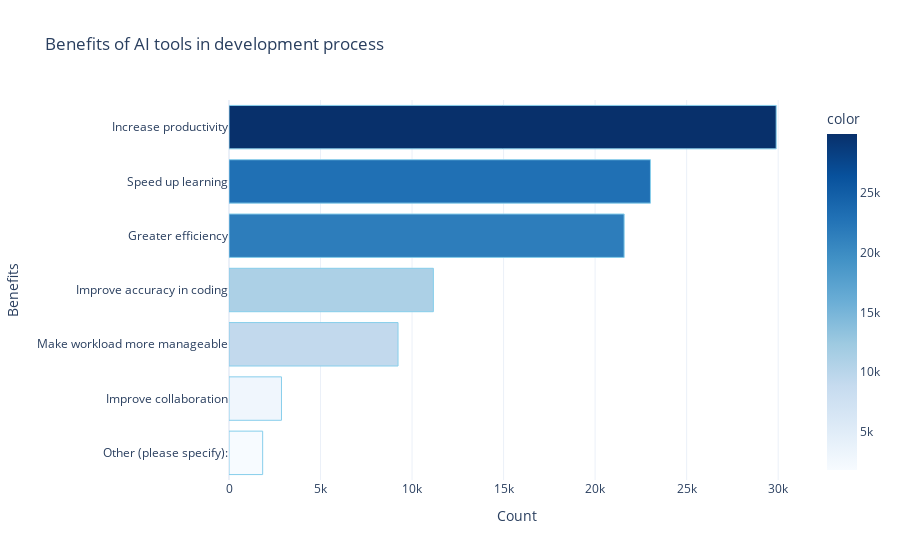

Here is the notebook cell this chart was saved with:
### Markdown cell above
-------------------------------------------------------------------------------------------------------------------------------------------------

### Code cell
# benefits of the ai tools in development process
ai_ben = df['AIBen'].dropna()
ai_ben_sep = ai_ben.str.split(';').explode()
ai_ben_counts = ai_ben_sep.value_counts().sort_values(ascending=True)
fig3 = px.bar(
    x=ai_ben_counts.values,
    y=ai_ben_counts.index,
    orientation='h',
    title="Benefits of AI tools in development process",
    color=ai_ben_counts.values,
    color_continuous_scale='Blues',
    labels={'x': 'Count', 'y': 'Benefits'}
)
fig3.update_traces(marker=dict(line=dict(color='skyblue', width=1)))

fig3.update_layout(
    xaxis_title="Count",
    yaxis_title="Benefits",
    template="plotly_white"
)
fig3.show()

### Figure 1 — Plotly figure (JSON) as saved in the notebook; plotly's stock layout.template omitted (floating-point values rounded to 4 significant figures)
{"data": [{"alignmentgroup": "True", "hovertemplate": "Count=%{x}<br>Benefits=%{y}<br>color=%{marker.color}<extra></extra>", "legendgroup": "", "marker": {"color": [1839, 2867, 9234, 11165, 21586, 23022, 29892], "coloraxis": "coloraxis", "line": {"color": "skyblue", "width": 1}, "pattern": {"shape": ""}}, "name": "", "offsetgroup": "", "orientation": "h", "showlegend": false, "textposition": "auto", "type": "bar", "x": [1839, 2867, 9234, 11165, 21586, 23022, 29892], "xaxis": "x", "y": ["Other (please specify):", "Improve collaboration", "Make workload more manageable", "Improve accuracy in coding", "Greater efficiency", "Speed up learning", "Increase productivity"], "yaxis": "y"}], "layout": {"barmode": "relative", "coloraxis": {"colorbar": {"title": {"text": "color"}}, "colorscale": [[0, "rgb(247,251,255)"], [0.125, "rgb(222,235,247)"], [0.25, "rgb(198,219,239)"], [0.375, "rgb(158,202,225)"], [0.5, "rgb(107,174,214)"], [0.625, "rgb(66,146,198)"], [0.75, "rgb(33,113,181)"], [0.875, "rgb(8,81,156)"], [1, "rgb(8,48,107)"]]}, "legend": {"tracegroupgap": 0}, "title": {"text": "Benefits of AI tools in development process"}, "xaxis": {"anchor": "y", "domain": [0, 1], "title": {"text": "Count"}}, "yaxis": {"anchor": "x", "domain": [0, 1], "title": {"text": "Benefits"}}}}
